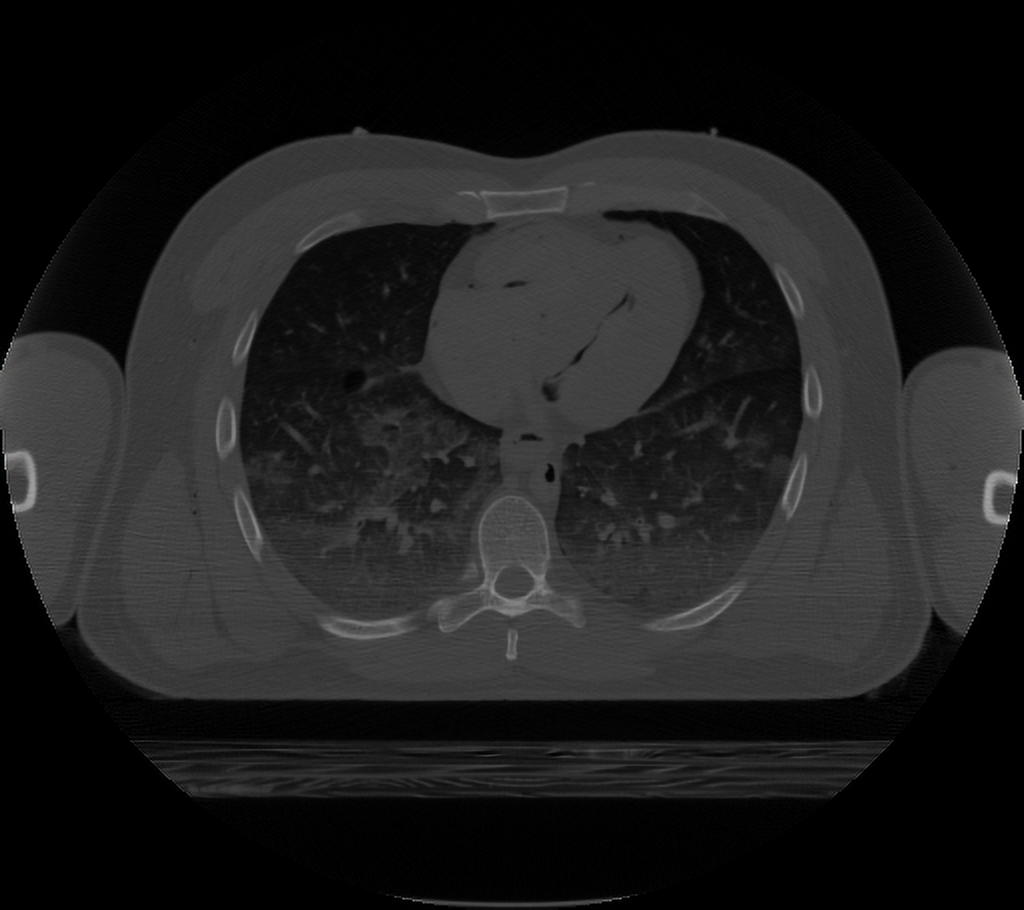
#> input picture segmentation/Figures/CT.png, 1024 x 910 px
$ python renyi.py
#> lines starting #> are read from the running program, lines starting #| are printed output that depends on the picture; after the words box and inside, x2 and y2 are one past the last pixel; in counts of white or black regions, pixels touching at a corner belong together
import cv2
from PIL import Image
import numpy as np
import skimage.exposure as imexp
import matplotlib.pyplot as plt

# Defining function
def renyi_seg_fn(im, alpha):
#> called with alpha = 3
    hist, _ = imexp.histogram(im)
#> hist = 256 values, max 252027 at index 0, min 0 at index 168, mean 3640
    # Convert all values to float
    hist_float = np.array([float(i) for i in hist])
#> hist_float has the same summary as hist
    # compute the pdf
    pdf = hist_float/np.sum(hist_float)
#> pdf = 256 values, max 0.27 at index 0, min 0 at index 168, mean 0.00391
    # compute the cdf
    cumsum_pdf = np.cumsum(pdf)
#> cumsum_pdf = 256 values from 0.27 to 1
    s, e = im.min(), im.max()
#> s = 0; e = 255
    scalar = 1.0/(1.0-alpha)
    # A very small value to prevent error due to log(0).
    eps = np.spacing(1)

    rr = e-s
#> rr = 255
    # The inner parentheses is needed because
    # the parameters are tuple.
    h1 = np.zeros((rr, 1))
#> h1 = 255 values from 0 to 0
    h2 = np.zeros((rr, 1))
#> h2 = 255 values from 0 to 0
    # The following loop computes h1 and h2
    # values used to compute the entropy.
    for ii in range(1, rr):
        iidash = ii+s
        temp0 = pdf[0:iidash]/(cumsum_pdf[iidash])
        temp1 = np.power(temp0, alpha)
        h1[ii] = np.log(np.sum(temp1)+eps)
        temp0 = pdf[iidash+1:e]/(1.0-cumsum_pdf[iidash])
        temp2 = np.power(temp0, alpha)
        h2[ii] = np.log(np.sum(temp2)+eps)
#> this loop made 254 passes
#> temp1 on passes 1 to 3: [0.636], [0.45, 0.00194], [0.362, 0.00156, 0.00104]
#> after the loop, h1 = 255 values, max 0 at index 0, min -3.91 at index 224, mean -3.43; h2 = 255 values, max 0 at index 0, min -36.04 at index 220, mean -10.03

    T = h1+h2
#> T = 255 values, max 0 at index 0, min -39.95 at index 220, mean -13.46
    # Entropy value is calculated
    T = T*scalar
#> T = 255 values, max 19.98 at index 220, min 0 at index 0, mean 6.73
    T = T.reshape((rr, 1))[:-2]
#> T = 253 values, max 19.98 at index 220, min 0 at index 0, mean 6.63
    # location where the maximum entropy
    # occurs is the threshold for the renyi entropy
    thresh = T.argmax(axis=0)
#> thresh = [220]
    return thresh


# Main program
# Opening the image and converting it to grayscale.
a = Image.open('../Figures/CT.png').convert('L')
a = np.array(a)
# Computing the threshold by calling the function.
thresh = renyi_seg_fn(a, 3)
#> thresh = [220]
print('The renyi threshold is: ', thresh[0])
#| The renyi threshold is:  220
b = 255*(a > thresh)
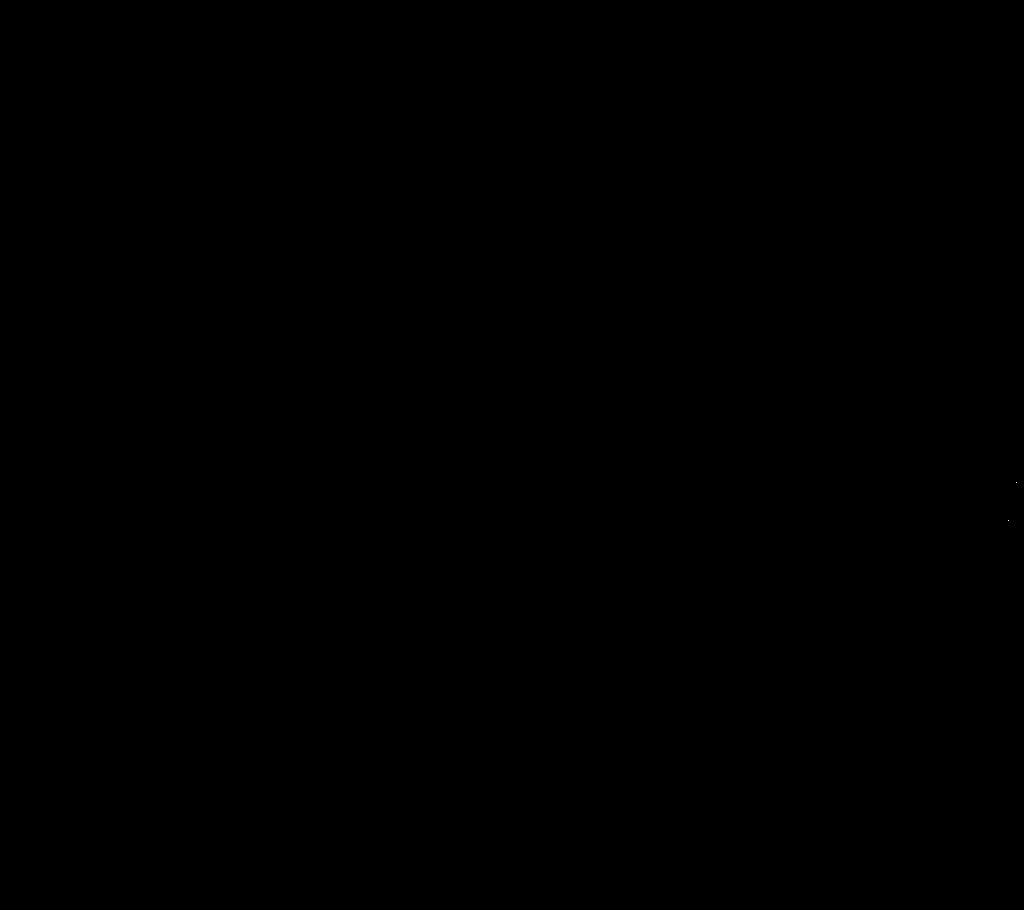
#> b: shape (910, 1024) int64; 0% white in thin lines or dots, all inside (x1, y1, x2, y2) = (1008, 482, 1017, 521)
# Saving the image as renyi_output.png
cv2.imwrite('../Figures/renyi_output.png', b)
